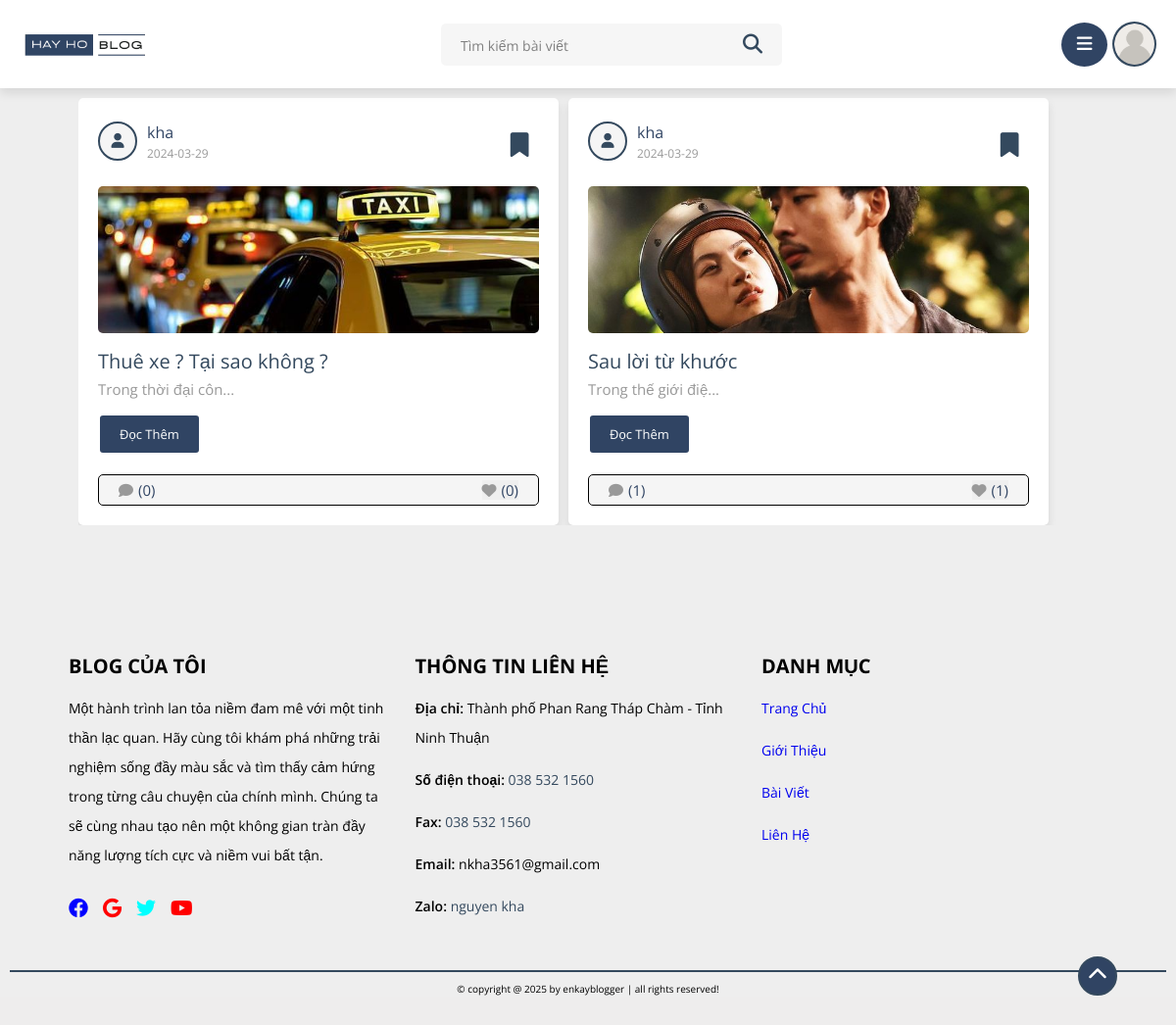
Page /static/author_posts.php?author=kha on the committed database.
### tables this page shows
CREATE TABLE `settings` (
  `id` int(11) NOT NULL,
  `setting_key` varchar(255) NOT NULL,
  `setting_value` text NOT NULL
);

CREATE TABLE `posts` (
  `id` int(100) NOT NULL,
  `admin_id` int(100) NOT NULL,
  `name` varchar(100) NOT NULL,
  `title` varchar(100) NOT NULL,
  `content` varchar(10000) NOT NULL,
  `category` varchar(50) NOT NULL,
  `image` varchar(100) NOT NULL,
  `date` date NOT NULL DEFAULT current_timestamp(),
  `status` varchar(10) NOT NULL,
  `tag_id` int(11) DEFAULT NULL
);

### static/author_posts.php (the view, shortened to what this page needs)
<?php
include '../components/connect.php';
if (isset($_GET['author'])) {
   $author = $_GET['author'];
} else {
   $author = '';
}
?>
<!DOCTYPE html>
<html lang="en">
<head>
   <link rel="stylesheet" href="https://cdnjs.cloudflare.com/ajax/libs/font-awesome/6.1.1/css/all.min.css">
   <link rel="stylesheet" href="../css/style_edit.css">
   <link rel="stylesheet" href="../css/style_dark.css">
</head>
<body>
   <?php include '../components/user_header.php'; ?>
   <section class="posts-container">
      <div class="box-container">
         <?php
         $select_posts = $conn->prepare("SELECT * FROM `posts` WHERE name = ? and status = ?");
         $select_posts->execute([$author, 'active']);
         if ($select_posts->rowCount() > 0) {
            while ($fetch_posts = $select_posts->fetch(PDO::FETCH_ASSOC)) {
               $post_id = $fetch_posts['id'];
               $count_post_comments = $conn->prepare("SELECT * FROM `comments` WHERE post_id = ?");
               $count_post_comments->execute([$post_id]);
               $total_post_comments = $count_post_comments->rowCount();
               $count_post_likes = $conn->prepare("SELECT * FROM `likes` WHERE post_id = ?");
               $count_post_likes->execute([$post_id]);
               $total_post_likes = $count_post_likes->rowCount();
               $confirm_likes = $conn->prepare("SELECT * FROM `likes` WHERE user_id = ? AND post_id = ?");
               $confirm_likes->execute([$user_id, $post_id]);
               $confirm_save = $conn->prepare("SELECT * FROM `favorite_posts` WHERE user_id = ? AND post_id = ?");
               $confirm_save->execute([$user_id, $post_id]);
         ?>
               <form class="box" method="post">
                  <div class="post-admin">
                     <div class="details_left">
                        <i class="fas fa-user"></i>
                        <div>
                           <a href="author_posts.php?author=<?= $fetch_posts['name']; ?>"><?= $fetch_posts['name']; ?></a>
                           <div><?= $fetch_posts['date']; ?></div>
                        </div>
                     </div>
                     <button type="submit" name="save_post" class="save_mark-btn"><i class="fa-solid fa-bookmark" style="<?php if ($confirm_save->rowCount() > 0) {
                                                                                                                              echo 'color:yellow;';
                                                                                                                           } ?>  "></i></button>
                  </div>
                  <?php
                  if ($fetch_posts['image'] != '') {
                  ?>
                     <img src="../uploaded_img/<?= $fetch_posts['image']; ?>" class="post-image" alt="">
                  <?php
                  }
                  ?>
                  <div class="post-title"><?= $fetch_posts['title']; ?></div>
                  <div class="post-content content-30"><?= $fetch_posts['content']; ?></div>
                  <a href="view_post.php?post_id=<?= $post_id; ?>" class="inline-btn">Đọc thêm</a>
                  <div class="icons">
                     <a href="view_post.php?post_id=<?= $post_id; ?>"><i class="fas fa-comment"></i><span>(<?= $total_post_comments; ?>)</span></a>
                     <button type="submit" name="like_post"><i class="fas fa-heart" style="<?php if ($confirm_likes->rowCount() > 0) {
                                                                                                echo 'color:var(--red);';
                                                                                             } ?>  "></i><span>(<?= $total_post_likes; ?>)</span></button>
                  </div>
               </form>
         <?php
            }
         } else {
            echo '<p class="empty">Không tìm thấy bài đăng nào cho tác giả này!</p>';
         }
         ?>
      </div>
   </section>
   <?php include '../components/footer.php'; ?>
</body>
</html>

### components/user_header.php (shortened to what this page needs)
<?php
include '../components/connect.php';
try {
   $conn->setAttribute(PDO::ATTR_ERRMODE, PDO::ERRMODE_EXCEPTION);
   $stmt = $conn->prepare("SELECT setting_value FROM settings WHERE setting_key = 'logo'");
   $stmt->execute();
   $logo_path = '../uploaded_img/default_img.jpg';
   if ($stmt->rowCount() > 0) {
      $row = $stmt->fetch(PDO::FETCH_ASSOC);
      $logo_path = $row['setting_value'];
   }
} catch (PDOException $e) {
   echo "Connection failed: " . $e->getMessage();
}
$user_id = $_SESSION['user_id'];
$select_avatar = $conn->prepare("SELECT avatar FROM `users` WHERE id = ?");
$select_avatar->execute([$user_id]);
$avatar = $select_avatar->fetch(PDO::FETCH_ASSOC);
if ($avatar) {
   $avatarContent = $avatar['avatar'];
   $finfo = finfo_open(FILEINFO_MIME_TYPE);
   $avatarMime = finfo_buffer($finfo, $avatarContent);
   finfo_close($finfo);
   if (!$avatarMime) {
      $avatarMime = 'image/jpeg';
   }
   $avatarBase64 = base64_encode($avatarContent);
   $avatarSrc = "data:$avatarMime;base64,$avatarBase64";
} else {
   $avatarSrc = '../uploaded_img/default_avatar.png';
}
?>
<header class="header">
   <section class="flex">
      <a href="home.php" class="logo">
         <img class="logo_img" src="<?php echo htmlspecialchars($logo_path); ?>" alt="hay ho blog logo">
      </a>
      <form action="search.php" method="POST" class="search-form" id="searchToolTip">
         <input type="text" name="search_box" class="box" maxlength="100" placeholder="Tìm kiếm bài viết" required>
         <button type="submit" class="fas fa-search" name="search_btn"></button>
      </form>
      <div class="icons">
         <div id="menu-btn" class="fas fa-bars"></div>
         <div id="user-btn">
            <img src="<?= htmlspecialchars($avatarSrc) ?>" alt="Avatar">
         </div>
      </div>
   </section>
</header>

### components/footer.php (shortened to what this page needs)
<?php
include '../components/connect.php';
$select_footer_text = $conn->prepare("SELECT setting_value FROM `settings` WHERE setting_key = 'footer_text'");
$select_footer_text->execute();
$footer_text = $select_footer_text->fetchColumn();
$select_facebook_link = $conn->prepare("SELECT setting_value FROM `settings` WHERE setting_key = 'link_facebook'");
$select_facebook_link->execute();
$link_facebook = $select_facebook_link->fetchColumn();
$select_google_link = $conn->prepare("SELECT setting_value FROM `settings` WHERE setting_key = 'link_google'");
$select_google_link->execute();
$link_google = $select_google_link->fetchColumn();
$select_twitter_link = $conn->prepare("SELECT setting_value FROM `settings` WHERE setting_key = 'link_twitter'");
$select_twitter_link->execute();
$link_twitter = $select_twitter_link->fetchColumn();
$select_youtube_link = $conn->prepare("SELECT setting_value FROM `settings` WHERE setting_key = 'link_youtube'");
$select_youtube_link->execute();
$link_youtube = $select_youtube_link->fetchColumn();
$select_diachi = $conn->prepare("SELECT setting_value FROM `settings` where setting_key = 'lienhe_diachi'");
$select_diachi->execute();
$diachi_text = $select_diachi->fetchColumn();
$select_dienthoai = $conn->prepare("SELECT setting_value FROM `settings` where setting_key = 'lienhe_dienthoai'");
$select_dienthoai->execute();
$dienthoai_text = $select_dienthoai->fetchColumn();
$select_fax = $conn->prepare("SELECT setting_value FROM `settings` where setting_key = 'lienhe_fax'");
$select_fax->execute();
$fax_text = $select_fax->fetchColumn();
$select_email = $conn->prepare("SELECT setting_value FROM `settings` where setting_key = 'lienhe_email'");
$select_email->execute();
$email_text = $select_email->fetchColumn();
$select_zalo = $conn->prepare("SELECT setting_value FROM `settings` where setting_key = 'lienhe_zalo'");
$select_zalo->execute();
$zalo_text = $select_zalo->fetchColumn();
$select_name = $conn->prepare("SELECT setting_value FROM `settings` where setting_key = 'lienhe_name'");
$select_name->execute();
$name_text = $select_name->fetchColumn();
?>
<footer class="footer">
   <div class="footer_top">
      <div class="footer_top-gioithieu">
         <h1>BLOG CỦA TÔI</h1>
         <p>Một hành trình lan tỏa niềm đam mê với một tinh thần lạc quan. Hãy cùng tôi khám phá những trải nghiệm sống đầy màu sắc và tìm thấy cảm hứng trong từng câu chuyện của chính mình. Chúng ta sẽ cùng nhau tạo nên một không gian tràn đầy năng lượng tích cực và niềm vui bất tận.</p>
         <div class="icons">
            <a href="<?= $link_facebook?>" target="_blank"> <i class="fa-brands fa-facebook" style="color:blue";></i></a>
            <a href="<?= $link_google?>" target="_blank"> <i class="fa-brands fa-google" style="color:red";></i></a>
            <a href="<?= $link_twitter?>" target="_blank"> <i class="fa-brands fa-twitter" style="color:cyan";></i></a>
            <a href="<?= $link_youtube?>" target="_blank"> <i class="fa-brands fa-youtube" style="color:red";></i></a>
         </div>
      </div>
      <div class="footer_top-lienhe">
         <h1>THÔNG TIN LIÊN HỆ</h1>
         <ul>
            <li><span> Địa chỉ: </span><?= $diachi_text?></li>
            <li><span> Số điện thoại: </span><a href="tel:0584.344.344"><?= $dienthoai_text?></a></li>
            <li><span> Fax: </span><a href="tel:0584.344.344"><?= $fax_text?></a></li>
            <li><span> Email: </span><?= $email_text?></li>
            <li><span> Zalo: </span><a href="<?= $zalo_text?>"><?= $name_text?></a></li>
         </ul>
      </div>
      <div class="footer_top-thongtin">
         <h1>DANH MỤC</h1>
         <ul>
            <li><a href="#">Trang Chủ</a></li>
            <li><a href="#introduce">Giới Thiệu</a></li>
            <li><a href="#news">Bài Viết</a></li>
            <li><a href="#contact">Liên Hệ</a></li>
         </ul>
      </div>
   </div>
   <div class="footer_bottom">
      &copy; copyright @ <?= date('Y'); ?> by <?= htmlspecialchars($footer_text) ?> | all rights reserved!
      <div class="scroll-to-top" onclick="scrollToTop()">
         <i class="fas fa-chevron-up"></i>
      </div>
   </div>
</footer>

### css/style_dark.css (style rules this page uses)
body.dark-mode .btn, .delete-btn, .option-btn, .inline-btn, .inline-option-btn, .inline-delete-btn { border: 2px solid var(--white); }

### rows in the picture
settings: setting_value (picture)
posts: name "kha", date "2024-03-29", image (picture), title "Thuê xe ? Tại sao không ?", content "Trong thời đại côn", total_post_comments "0", total_post_likes "0"
posts: name "kha", date "2024-03-29", image (picture), title "Sau lời từ khước", content "Trong thế giới điệ", total_post_comments "1", total_post_likes "1"
settings: setting_value "Thành phố Phan Rang Tháp Chàm - Tỉnh Ninh Thuận"
settings: setting_value "038 532 1560"
settings: setting_value "038 532 1560"
settings: setting_value "nkha3561@gmail.com"
settings: setting_value "nguyen kha"
settings: setting_value "enkayblogger"
